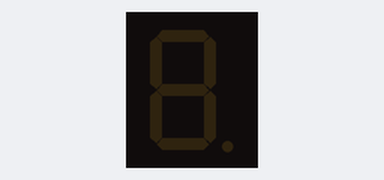
Bench run of a sketch on a simulated Arduino Nano, built with avr-gcc and run on an emulated ATmega328P. Parts: 1-digit seven-segment display. Wiring (inferred from the names in the program): 1-digit 7-segment display, segments lit when LOW: segments pin 2, pin 3, pin 4, pin 5, pin 6, pin 7, pin 8. The segment pins are drawn as the display they are named for.

Above: at 0.1 s.
At 2.3 s:
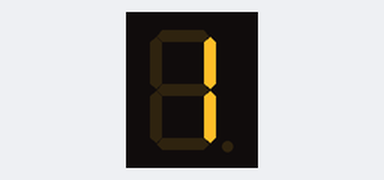
At 3.9 s:
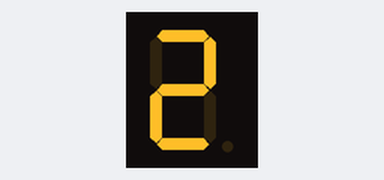
At 8.7 s:
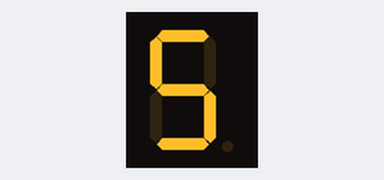
At 11.9 s:
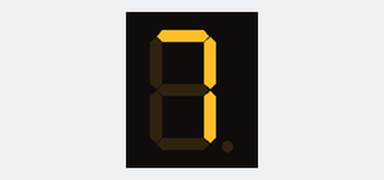
At 16.7 s:
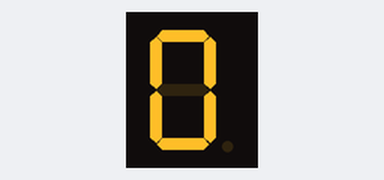

Measured:
- by itself, everything shown: repeats every 16.0 s, in 20 steps
- what the display in image 1 shows lasts 1.0 s, from 2.2 s to 3.2 s

The sketch:

arduino_nano_7_segment_display_controller.ino
```cpp
/*
  7-segment display driver

  Operation: This application simply counts up from 0 to 9 periodically and runs in an infinite loop. This code has been tested on Arduino Nano and works as expected.

  If the 7 segment display you are driving is common anode, you can use this code without any change. If you are using a common cathode 7-segment display, simply comment out the following definition:

  #define COMMON_ANODE_DISPLAY

  Be sure to connect your Arduino Nano to the respective digital pins as per definitions provided. You can change the recommended pins as you wish, of course.

  Useful tips:
  1 - Be sure to connect a 1K resistor externally to each digit pin of your 7-segment display to maintain a fixed light intensity.
  2 - This driver software will also work with optocouplers (assuming the resistors mentioned above are connected to each optocoupler!)
  3 - You can also experiment with different values for the #define DIGIT_LATENCY_MS and #define OFF_DELAY_MS values to change the speed of counting.

  by circuitapps
  October 2024
*/

/* 7-SEGMENT DISPLAY NAMING CONVENTION

    ----A----
    |       |
    F       B
    |       |
    ----G----
    |       |
    E       C
    |       |
    ----D----

*/

#define COMMON_ANODE_DISPLAY  // Simply comment this line out if you are using common cathode 7-segment display!

#define SEG_A 2  // Segment A of 7-segment display connected to D2 digital pin on Arduino Nano
#define SEG_B 3  // Segment B of 7-segment display connected to D3 digital pin on Arduino Nano
#define SEG_C 4  // Segment C of 7-segment display connected to D4 digital pin on Arduino Nano
#define SEG_D 5  // Segment D of 7-segment display connected to D5 digital pin on Arduino Nano
#define SEG_E 6  // Segment E of 7-segment display connected to D6 digital pin on Arduino Nano
#define SEG_F 7  // Segment F of 7-segment display connected to D7 digital pin on Arduino Nano
#define SEG_G 8  // Segment G of 7-segment display connected to D8 digital pin on Arduino Nano

#ifdef COMMON_ANODE_DISPLAY
  #define ACTIVE LOW  // Active definition as per 7-segment display
  #define PASSIVE HIGH  // Passive definition as per 7-segment display
#else
  #define ACTIVE HIGH  // Active definition as per 7-segment display
  #define PASSIVE LOW  // Passive definition as per 7-segment display
#endif

#define DIGIT_LATENCY_MS 1000  // Period of changing number displayed (in milliseconds)
#define OFF_DELAY_MS 600  // Wait after turning all segments off

void turn_on(int pin_name)
{
  digitalWrite(pin_name, ACTIVE); // Turn pin_name ON
}

void turn_off(int pin_name)
{
  digitalWrite(pin_name, PASSIVE); // Turn pin_name OFF
}

void turn_all_off(void)
{
  turn_off(SEG_D);
  turn_off(SEG_G);
  turn_off(SEG_A);
  turn_off(SEG_B);
  turn_off(SEG_C);
  turn_off(SEG_E);
  turn_off(SEG_F);
}

void display_ZERO(void)
{
    turn_all_off();
    delay(OFF_DELAY_MS);
    turn_on(SEG_A);
    turn_on(SEG_B);
    turn_on(SEG_C);
    turn_on(SEG_D);
    turn_on(SEG_E);
    turn_on(SEG_F);
}

void display_ONE(void)
{
    turn_all_off();
    delay(OFF_DELAY_MS);
    turn_on(SEG_B);
    turn_on(SEG_C);
}

void display_TWO(void)
{
    turn_all_off();
    delay(OFF_DELAY_MS);
    turn_on(SEG_A);
    turn_on(SEG_B);
    turn_on(SEG_D);
    turn_on(SEG_E);
    turn_on(SEG_G);
}

void display_THREE(void)
{
    turn_all_off();
    delay(OFF_DELAY_MS);
    turn_on(SEG_A);
    turn_on(SEG_B);
    turn_on(SEG_C);
    turn_on(SEG_D);
    turn_on(SEG_G);
}

void display_FOUR(void)
{
    turn_all_off();
    delay(OFF_DELAY_MS);
    turn_on(SEG_B);
    turn_on(SEG_C);
    turn_on(SEG_G);
    turn_on(SEG_F);
}

void display_FIVE(void)
{
    turn_all_off();
    delay(OFF_DELAY_MS);
    turn_on(SEG_A);
    turn_on(SEG_C);
    turn_on(SEG_D);
    turn_on(SEG_G);
    turn_on(SEG_F);
}

void display_SIX(void)
{
    turn_all_off();
    delay(OFF_DELAY_MS);
    turn_on(SEG_A);
    turn_on(SEG_G);
    turn_on(SEG_C);
    turn_on(SEG_D);
    turn_on(SEG_E);
    turn_on(SEG_F);
}

void display_SEVEN(void)
{
    turn_all_off();
    delay(OFF_DELAY_MS);
    turn_on(SEG_A);
    turn_on(SEG_B);
    turn_on(SEG_C);
}

void display_EIGHT(void)
{
    turn_all_off();
    delay(OFF_DELAY_MS);
    turn_on(SEG_A);
    turn_on(SEG_B);
    turn_on(SEG_C);
    turn_on(SEG_D);
    turn_on(SEG_E);
    turn_on(SEG_F);
    turn_on(SEG_G);
}

void display_NINE(void)
{
    turn_all_off();
    delay(OFF_DELAY_MS);
    turn_on(SEG_A);
    turn_on(SEG_B);
    turn_on(SEG_C);
    turn_on(SEG_D);
    turn_on(SEG_F);
    turn_on(SEG_G);
}

void (*display_operations[10])(void);  // Function pointers for fast display refresh

// the setup function runs once when you press reset or power the board
void setup()
{
  pinMode(SEG_A, OUTPUT);
  pinMode(SEG_B, OUTPUT);
  pinMode(SEG_C, OUTPUT);
  pinMode(SEG_D, OUTPUT);
  pinMode(SEG_E, OUTPUT);
  pinMode(SEG_F, OUTPUT);
  pinMode(SEG_G, OUTPUT);

  turn_all_off();  // all segments turned off at power up

  display_operations[0] = display_ZERO;
  display_operations[1] = display_ONE;
  display_operations[2] = display_TWO;
  display_operations[3] = display_THREE;
  display_operations[4] = display_FOUR;
  display_operations[5] = display_FIVE;
  display_operations[6] = display_SIX;
  display_operations[7] = display_SEVEN;
  display_operations[8] = display_EIGHT;
  display_operations[9] = display_NINE;
  }

// the loop function runs over and over again forever
void loop()
{
  int i=0;

  while(1)
  {
    display_operations[i]();
    i = (i + 1) %10;
    delay(DIGIT_LATENCY_MS);
  }
}
```
